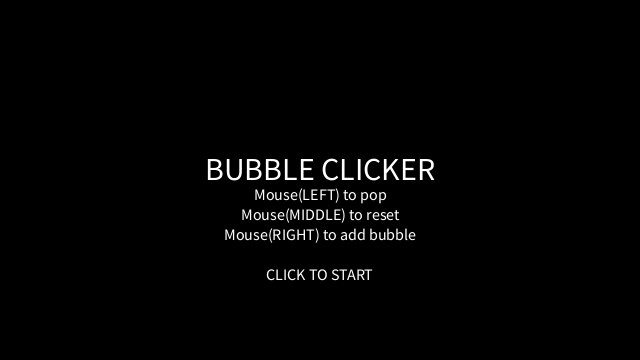
Frame 1 (no input)
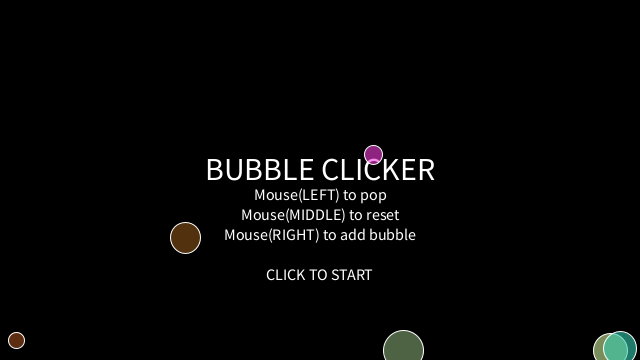
Frame 60 (the mouse pressed at the canvas centre just before this capture)
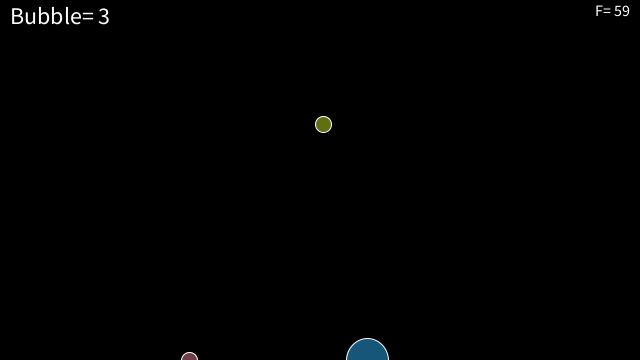
Frame 120 (the mouse held since frame 60 and released just before this capture)

The Processing sketch that drew these frames (run headless with seeded random() and noise(); from frame 60 on, the mouse is pressed at the canvas centre):

// Processing sketch: Bubble_Clicker
// ── Bubble_Clicker.pde
ArrayList<Bubble> bs = new ArrayList<Bubble>();


int time;


//0 = intro
//1 = start
//2 = end
int state;


void setup() {
  size(640, 360);
  state = 0;
}


void draw() {


  switch(state) {
  case 0:
    background(0);
    fill(255);
    textAlign(CENTER);
    textSize(32);
    text("BUBBLE CLICKER", width/2, height/2);
    textSize(16);
    text("Mouse(LEFT) to pop", width/2, height/2 + 20);
    text("Mouse(MIDDLE) to reset", width/2, height/2 + 40);
    text("Mouse(RIGHT) to add bubble", width/2, height/2 + 60);


    text("CLICK TO START", width/2, height/2 + 100);
    break;
  case 1:
    background(0);
    fill(255);
    textAlign(LEFT);
    textSize(24);
    text("Bubble= "+bs.size(), 10, 24);
    textAlign(RIGHT);
    textSize(16);
    text("F= "+floor(frameRate), width-10, 16);
    break;
  case 2:
    background(0);
    fill(255);
    textAlign(CENTER);
    textSize(24);
    text("YOU WIN", width/2, height/2);
    break;
  }




  //for (Bubble b : bs) {
  //  b.display();
  //  b.ascend();
  //  b.top();
  //}
  if (state != 2) {
    for (int i = bs.size() - 1; i >= 0; i--) {
      bs.get(i).display();
      bs.get(i).ascend();
      bs.get(i).top();
      if (bs.get(i).popped() == true) {
        bs.remove(i);
      }
    }

    spawnEvery(2, 1);
  }


  if (state == 1 && bs.size()<=0) {
    state = 2;
  }
}


void mousePressed() {
  if (state == 0) {
    state = 1;
    bs.clear();
    bs.add(new Bubble(random(width), random(2, 64), color(random(255), random(255), random(255))));
  }
  if (mouseButton==RIGHT) {
    bs.add(new Bubble(random(width), random(2, 64), color(random(255), random(255), random(255))));
  } else if (mouseButton == CENTER) {
    bs.clear();
    state = 0;
  }
}


void spawnEvery(int count, float s) {
  if (time % floor(frameRate * s) == 0) {
    for (int i =0; i<count; i++) {
      bs.add(new Bubble(random(width), random(2, 64), color(random(255), random(255), random(255))));
    }
  }
  time++;
}


class Bubble {
  float x, y;
  float speedY;
  float size;
  color c;
  int delay;
  boolean isPop;


  Bubble(float pos, float s, color tempC) {
    x = pos;
    y = height;
    size = s;
    size = constrain(size, 16, 64);
    speedY = 64/size;
    c = tempC;
  }


  void display() {
    stroke(255);
    fill(c, 150);
    circle(x, y, size);
  }


  void ascend() {
    y -= speedY;
    x += random(-2*speedY, 2*speedY);
    x = constrain(x, size/2, width-size/2);
  }


  void top() {
    if (y < 0 - size/2 ) {
      y = height + size/2;
    }
  }


  boolean gotClicked() {
    float d = dist(x, y, mouseX, mouseY);
    return d < size/2;
  }


  boolean popped() {
    if (mousePressed && mouseButton == LEFT && gotClicked()) {
      return true;
    }
    return false;
  }
}
